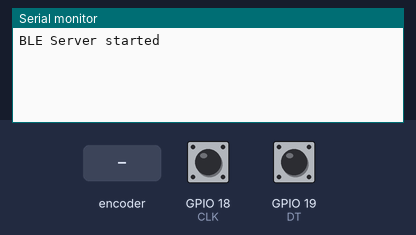
Bench run of a sketch on a simulated ESP32-S3. Parts: the last lines printed to the serial monitor. Inputs (shaded band) come from the test bench; at power-on: GPIO 18 (CLK) HIGH, GPIO 19 (DT) HIGH. Nothing arrives over Bluetooth unless stated; a phone connects over Bluetooth LE 3 s after start.

Above: at 1.2 s.
1.3 s: rotary encoder on GPIO 18 (CLK) / GPIO 19 (DT) turned 1 step (first pin leading)
At 3.07 s:
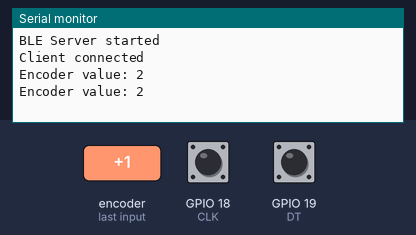
4.5 s: rotary encoder on GPIO 18 (CLK) / GPIO 19 (DT) turned 1 step (first pin leading)
At 4.52 s:
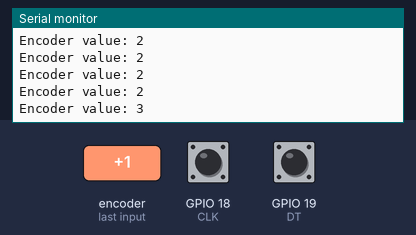
Timing chart, 0 to 7.5 s (numbered marks = the images above; inputs shaded):
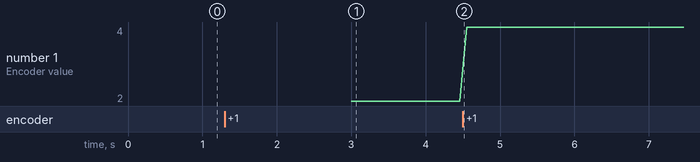

Measured:
- after the input at 1.3 s, the serial monitor: prints a new line after 1.7 s (image 1)
- after the input at 4.5 s, the serial monitor: prints a new line at once (image 2)
- plotted number 1: 2 → 4 after the input at 4.5 s

The sketch:

esp32s3_server_chyba.ino
```cpp
#include <BLEDevice.h>
#include <BLEServer.h>
#include <BLEUtils.h>
#include <BLE2902.h>

// ===== UUID =====
static BLEUUID serviceUUID("43a934fe-4ff0-4476-9c20-eb6b8f76121b");
static BLEUUID intCharUUID("dc8f48ec-69a1-45cd-ab1b-fc4f5a432458");

// ===== BLE =====
BLECharacteristic* intCharacteristic;
bool deviceConnected = false;

// ===== ENKODER PINS =====
#define CLK  18
#define DT   19

volatile int encoderValue = 0;
volatile int lastCLK = HIGH;

// ============================
// ENKODER ISR
// ============================
void IRAM_ATTR readEncoder() {
    int clkState = digitalRead(CLK);
    int dtState  = digitalRead(DT);

    if (clkState != lastCLK) {
        if (dtState != clkState) {
            encoderValue++;
        } else {
            encoderValue--;
        }
    }

    lastCLK = clkState;
}

// ============================
// CALLBACK BLE
// ============================
class MyServerCallbacks : public BLEServerCallbacks {
    void onConnect(BLEServer* pServer) {
        deviceConnected = true;
        Serial.println("Client connected");
    }

    void onDisconnect(BLEServer* pServer) {
        deviceConnected = false;
        Serial.println("Client disconnected");
        pServer->startAdvertising();
    }
};

// ============================
// SETUP
// ============================
void setup() {
    Serial.begin(115200);

    // ===== ENKODER =====
    pinMode(CLK, INPUT_PULLUP);
    pinMode(DT, INPUT_PULLUP);

    attachInterrupt(digitalPinToInterrupt(CLK), readEncoder, CHANGE);

    // ===== BLE =====
    BLEDevice::init("ESP32-ENCODER");

    BLEServer* pServer = BLEDevice::createServer();
    pServer->setCallbacks(new MyServerCallbacks());

    BLEService* pService = pServer->createService(serviceUUID);

    intCharacteristic = pService->createCharacteristic(
        intCharUUID,
        BLECharacteristic::PROPERTY_READ |
        BLECharacteristic::PROPERTY_NOTIFY
    );

    intCharacteristic->addDescriptor(new BLE2902());

    pService->start();

    BLEAdvertising* pAdvertising = BLEDevice::getAdvertising();
    pAdvertising->addServiceUUID(serviceUUID);
    BLEDevice::startAdvertising();

    Serial.println("BLE Server started");
}

// ============================
// LOOP
// ============================
void loop() {

    if (deviceConnected) {

        int value;

        // bezpieczne pobranie z ISR
        noInterrupts();
        value = encoderValue;
        interrupts();

        intCharacteristic->setValue((uint8_t*)&value, sizeof(value));
        intCharacteristic->notify();

        Serial.print("Encoder value: ");
        Serial.println(value);

        delay(50); // szybkie odświeżanie
    }
}
```
